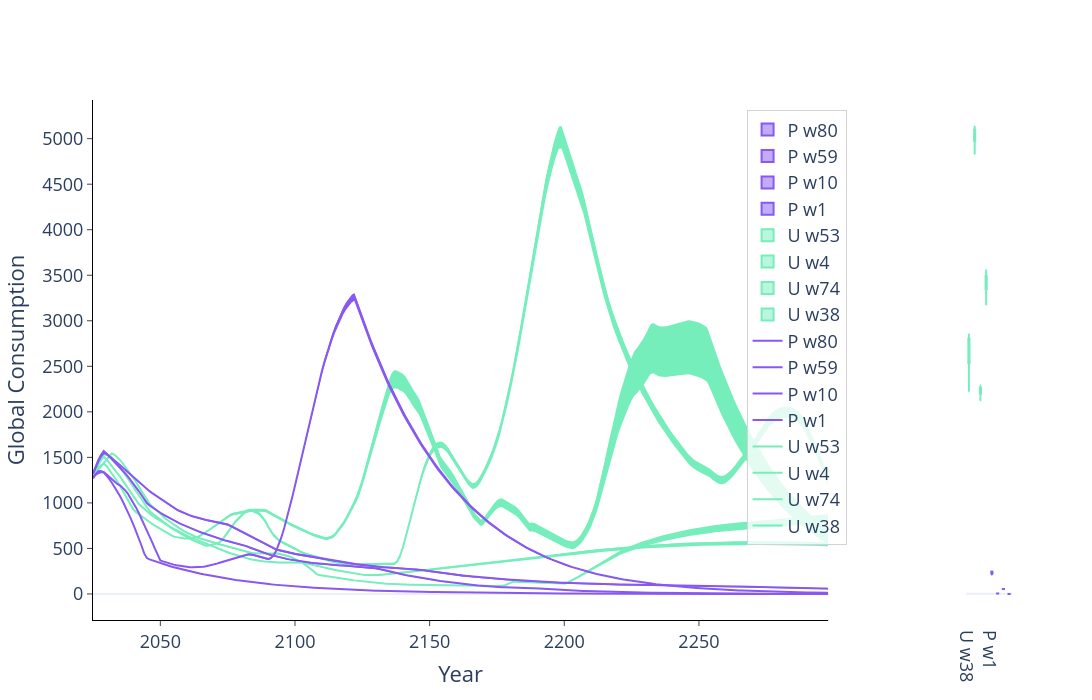

The notebook cell saved with this chart:
### Code cell
## Plot 2c — Global Consumption: HASAC
if WELFARE_ANALYSIS:
     # Reuse emissions paths but swap to consumption_per_capita
    utilitarian_cons_paths = [
        npy_path(d, utilitarian_info[n]['prefix'],  'consumption_per_capita') for n, d in utilitarian_runs.items()
    ]
    prioritarian_cons_paths = [
        npy_path(d, prioritarian_info[n]['prefix'], 'consumption_per_capita') for n, d in prioritarian_runs.items()
    ]

    fig_cons = plot_comparison_with_boxplots(
        data_paths=utilitarian_cons_paths + prioritarian_cons_paths,
        labels=[f'U {n.split("_")[-1]}' for n, _ in utilitarian_runs.items()] +
               [f'P {n.split("_")[-1]}' for n, _ in prioritarian_runs.items()],
        start_year=2015,
        end_year=2300,
        data_timestep=5,
        timestep=1,
        visualization_start_year=2025,
        visualization_end_year=2298,
        yaxis_range=None,
        plot_title='',
        output_path='.',
        xaxis_title='Year',
        yaxis_title='Global Consumption',
        template='plotly_white',
        width=1200,
        height=700,
        colors=[UTILITARIAN_COLOR] * len(utilitarian_cons_paths) + [PRIORITARIAN_COLOR] * len(prioritarian_cons_paths),
        linecolors=[UTILITARIAN_COLOR] * len(utilitarian_cons_paths) + [PRIORITARIAN_COLOR] * len(prioritarian_cons_paths),
        show_red_dashed_line=False,
        saving=False,
        show_interquartile_range=False,
        transpose_data=True,
        show_min_max=True,
        dtick=500,
    )

    # Clean up legend positioning
    fig_cons.update_layout(
        legend=dict(
            x=0.82,
            y=0.98,
            xanchor='right',
            yanchor='top',
            bgcolor='rgba(255, 255, 255, 0.8)',
            bordercolor='lightgray',
            borderwidth=1
        )
    )

    fig_cons.show()
    if SAVE_FIGURES:
        fig_cons.write_image(OUTPUT_DIR / 'consumption_comparison.png', scale=2)

### Figure 1 — Plotly figure (JSON) as saved in the notebook; plotly's stock layout.template omitted (floating-point values rounded to 4 significant figures; data arrays with more than 128 entries replaced by an {"elided": "..."} marker saying what was removed)
{"data": [{"line": {"color": "#76EEBC"}, "mode": "lines", "name": "U w38", "type": "scatter", "x": {"elided": "274 int values"}, "xaxis": "x", "y": {"elided": "274 float values"}, "yaxis": "y"}, {"fillcolor": "#76EEBC", "line": {"width": 0}, "mode": "lines", "showlegend": false, "type": "scatter", "x": {"elided": "274 int values"}, "xaxis": "x", "y": {"elided": "274 float values"}, "yaxis": "y"}, {"fill": "tonexty", "fillcolor": "#76EEBC", "line": {"width": 0}, "mode": "lines", "showlegend": false, "type": "scatter", "x": {"elided": "274 int values"}, "xaxis": "x", "y": {"elided": "274 float values"}, "yaxis": "y"}, {"line": {"color": "#76EEBC"}, "mode": "lines", "name": "U w74", "type": "scatter", "x": {"elided": "274 int values"}, "xaxis": "x", "y": {"elided": "274 float values"}, "yaxis": "y"}, {"fillcolor": "#76EEBC", "line": {"width": 0}, "mode": "lines", "showlegend": false, "type": "scatter", "x": {"elided": "274 int values"}, "xaxis": "x", "y": {"elided": "274 float values"}, "yaxis": "y"}, {"fill": "tonexty", "fillcolor": "#76EEBC", "line": {"width": 0}, "mode": "lines", "showlegend": false, "type": "scatter", "x": {"elided": "274 int values"}, "xaxis": "x", "y": {"elided": "274 float values"}, "yaxis": "y"}, {"line": {"color": "#76EEBC"}, "mode": "lines", "name": "U w4", "type": "scatter", "x": {"elided": "274 int values"}, "xaxis": "x", "y": {"elided": "274 float values"}, "yaxis": "y"}, {"fillcolor": "#76EEBC", "line": {"width": 0}, "mode": "lines", "showlegend": false, "type": "scatter", "x": {"elided": "274 int values"}, "xaxis": "x", "y": {"elided": "274 float values"}, "yaxis": "y"}, {"fill": "tonexty", "fillcolor": "#76EEBC", "line": {"width": 0}, "mode": "lines", "showlegend": false, "type": "scatter", "x": {"elided": "274 int values"}, "xaxis": "x", "y": {"elided": "274 float values"}, "yaxis": "y"}, {"line": {"color": "#76EEBC"}, "mode": "lines", "name": "U w53", "type": "scatter", "x": {"elided": "274 int values"}, "xaxis": "x", "y": {"elided": "274 float values"}, "yaxis": "y"}, {"fillcolor": "#76EEBC", "line": {"width": 0}, "mode": "lines", "showlegend": false, "type": "scatter", "x": {"elided": "274 int values"}, "xaxis": "x", "y": {"elided": "274 float values"}, "yaxis": "y"}, {"fill": "tonexty", "fillcolor": "#76EEBC", "line": {"width": 0}, "mode": "lines", "showlegend": false, "type": "scatter", "x": {"elided": "274 int values"}, "xaxis": "x", "y": {"elided": "274 float values"}, "yaxis": "y"}, {"line": {"color": "#8759f1"}, "mode": "lines", "name": "P w1", "type": "scatter", "x": {"elided": "274 int values"}, "xaxis": "x", "y": {"elided": "274 float values"}, "yaxis": "y"}, {"fillcolor": "#8759f1", "line": {"width": 0}, "mode": "lines", "showlegend": false, "type": "scatter", "x": {"elided": "274 int values"}, "xaxis": "x", "y": {"elided": "274 float values"}, "yaxis": "y"}, {"fill": "tonexty", "fillcolor": "#8759f1", "line": {"width": 0}, "mode": "lines", "showlegend": false, "type": "scatter", "x": {"elided": "274 int values"}, "xaxis": "x", "y": {"elided": "274 float values"}, "yaxis": "y"}, {"line": {"color": "#8759f1"}, "mode": "lines", "name": "P w10", "type": "scatter", "x": {"elided": "274 int values"}, "xaxis": "x", "y": {"elided": "274 float values"}, "yaxis": "y"}, {"fillcolor": "#8759f1", "line": {"width": 0}, "mode": "lines", "showlegend": false, "type": "scatter", "x": {"elided": "274 int values"}, "xaxis": "x", "y": {"elided": "274 float values"}, "yaxis": "y"}, {"fill": "tonexty", "fillcolor": "#8759f1", "line": {"width": 0}, "mode": "lines", "showlegend": false, "type": "scatter", "x": {"elided": "274 int values"}, "xaxis": "x", "y": {"elided": "274 float values"}, "yaxis": "y"}, {"line": {"color": "#8759f1"}, "mode": "lines", "name": "P w59", "type": "scatter", "x": {"elided": "274 int values"}, "xaxis": "x", "y": {"elided": "274 float values"}, "yaxis": "y"}, {"fillcolor": "#8759f1", "line": {"width": 0}, "mode": "lines", "showlegend": false, "type": "scatter", "x": {"elided": "274 int values"}, "xaxis": "x", "y": {"elided": "274 float values"}, "yaxis": "y"}, {"fill": "tonexty", "fillcolor": "#8759f1", "line": {"width": 0}, "mode": "lines", "showlegend": false, "type": "scatter", "x": {"elided": "274 int values"}, "xaxis": "x", "y": {"elided": "274 float values"}, "yaxis": "y"}, {"line": {"color": "#8759f1"}, "mode": "lines", "name": "P w80", "type": "scatter", "x": {"elided": "274 int values"}, "xaxis": "x", "y": {"elided": "274 float values"}, "yaxis": "y"}, {"fillcolor": "#8759f1", "line": {"width": 0}, "mode": "lines", "showlegend": false, "type": "scatter", "x": {"elided": "274 int values"}, "xaxis": "x", "y": {"elided": "274 float values"}, "yaxis": "y"}, {"fill": "tonexty", "fillcolor": "#8759f1", "line": {"width": 0}, "mode": "lines", "showlegend": false, "type": "scatter", "x": {"elided": "274 int values"}, "xaxis": "x", "y": {"elided": "274 float values"}, "yaxis": "y"}, {"marker": {"color": "#76EEBC", "line": {"color": "gray", "width": 0.3}}, "name": "U w38", "type": "box", "width": 0.2, "xaxis": "x2", "y": [698.0, 636.9, 702.1, 672.5, 661.3, 641.4, 621.2, 668.9, 548.7, 588.2, 697.2, 571.8, 704.3, 671.9, 645.5], "yaxis": "y2"}, {"marker": {"color": "#76EEBC", "line": {"color": "gray", "width": 0.3}}, "name": "U w74", "type": "box", "width": 0.2, "xaxis": "x2", "y": [1266.0, 1232.0, 1264.0, 1253.0, 1247.0, 1242.0, 1227.0, 1252.0, 1192.0, 1209.0, 1260.0, 1191.0, 1268.0, 1252.0, 1241.0], "yaxis": "y2"}, {"marker": {"color": "#76EEBC", "line": {"color": "gray", "width": 0.3}}, "name": "U w4", "type": "box", "width": 0.2, "xaxis": "x2", "y": [565.1, 544.4, 562.4, 556.4, 553.3, 552.1, 542.5, 556.9, 529.7, 534.6, 558.7, 523.6, 565.6, 556.0, 549.8], "yaxis": "y2"}, {"marker": {"color": "#76EEBC", "line": {"color": "gray", "width": 0.3}}, "name": "U w53", "type": "box", "width": 0.2, "xaxis": "x2", "y": [877.1, 829.6, 870.9, 856.8, 849.7, 846.7, 824.7, 858.1, 795.6, 807.3, 862.3, 783.1, 878.3, 855.8, 841.5], "yaxis": "y2"}, {"marker": {"color": "#8759f1", "line": {"color": "gray", "width": 0.3}}, "name": "P w1", "type": "box", "width": 0.2, "xaxis": "x2", "y": [61.32, 56.23, 60.84, 59.18, 58.33, 57.77, 55.67, 59.16, 51.72, 53.51, 60.11, 51.34, 61.52, 59.06, 57.4], "yaxis": "y2"}, {"marker": {"color": "#8759f1", "line": {"color": "gray", "width": 0.3}}, "name": "P w10", "type": "box", "width": 0.2, "xaxis": "x2", "y": [0.8622, 0.7873, 0.8541, 0.8299, 0.8198, 0.8115, 0.7771, 0.8329, 0.7288, 0.7505, 0.8408, 0.7101, 0.8656, 0.83, 0.8071], "yaxis": "y2"}, {"marker": {"color": "#8759f1", "line": {"color": "gray", "width": 0.3}}, "name": "P w59", "type": "box", "width": 0.2, "xaxis": "x2", "y": [13.16, 12.89, 13.14, 13.05, 13.01, 12.98, 12.84, 13.06, 12.66, 12.75, 13.09, 12.59, 13.18, 13.05, 12.97], "yaxis": "y2"}, {"marker": {"color": "#8759f1", "line": {"color": "gray", "width": 0.3}}, "name": "P w80", "type": "box", "width": 0.2, "xaxis": "x2", "y": [-0.4223, -0.4346, -0.4239, -0.4275, -0.4293, -0.4301, -0.4358, -0.4272, -0.4433, -0.4404, -0.4261, -0.4469, -0.422, -0.4278, -0.4314], "yaxis": "y2"}], "layout": {"annotations": [{"font": {"size": 16}, "showarrow": false, "text": " ", "x": 0.865, "xanchor": "center", "xref": "paper", "y": 1, "yanchor": "bottom", "yref": "paper"}], "font": {"size": 18}, "height": 700, "legend": {"bgcolor": "rgba(255, 255, 255, 0.8)", "bordercolor": "lightgray", "borderwidth": 1, "x": 0.82, "xanchor": "right", "y": 0.98, "yanchor": "top"}, "width": 1200, "xaxis": {"anchor": "y", "domain": [0, 0.8], "linecolor": "black", "linewidth": 1, "showgrid": false, "showline": true, "ticks": "outside", "title": {"text": "Year"}}, "xaxis2": {"anchor": "y2", "domain": [0.95, 1], "showgrid": false}, "yaxis": {"anchor": "x", "domain": [0, 1], "dtick": 500, "linecolor": "black", "linewidth": 1, "showgrid": false, "showline": true, "tick0": 0, "ticks": "outside", "title": {"text": "Global Consumption"}}, "yaxis2": {"anchor": "x2", "domain": [0, 1], "showgrid": false, "showticklabels": false, "title": {"text": " "}}}}
